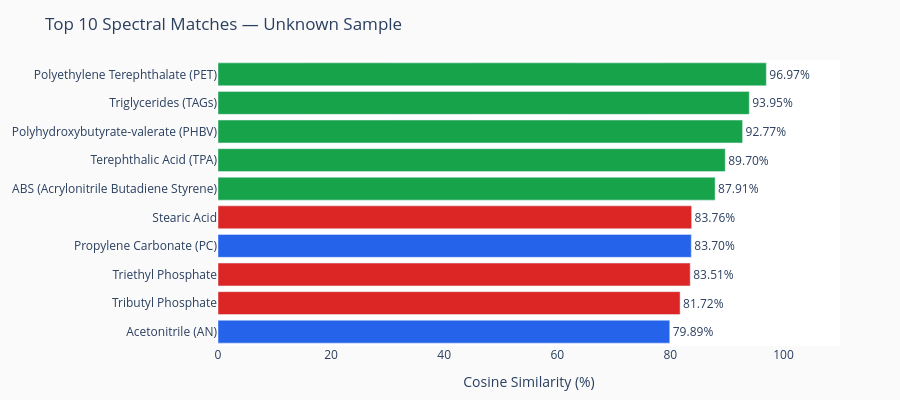

Notebook cell for this chart:
### Markdown cell above
## 6. 매칭 점수 바 차트

### Code cell
CAT_COLORS = {
    "Battery":             "#2563eb",
    "Steel Coating":       "#dc2626",
    "Engineering Plastic": "#16a34a",
    "Elastomers & Seals":  "#ea580c",
    "Ceramic / Inorganic": "#7c3aed",
}

fig_bar = go.Figure(go.Bar(
    x=best_per_material["match_pct"],
    y=best_per_material["material"],
    orientation="h",
    marker_color=[CAT_COLORS.get(c, "#888") for c in best_per_material["category_label"]],
    text=best_per_material["match_pct"].apply(lambda v: f"{v:.2f}%"),
    textposition="outside",
    hovertemplate=(
        "<b>%{y}</b><br>"
        "Match: %{x:.2f}%<br>"
        "<extra></extra>"
    ),
))

fig_bar.update_layout(
    title=f"Top {TOP_N} Spectral Matches — {SAMPLE_LABEL}",
    xaxis=dict(title="Cosine Similarity (%)", range=[0, 110]),
    yaxis=dict(autorange="reversed"),
    height=max(350, TOP_N * 40),
    plot_bgcolor="white", paper_bgcolor="#fafafa",
    margin=dict(l=200, r=60, t=60, b=50),
)
fig_bar.show()

### Figure 1 — Plotly figure (JSON) as saved in the notebook; plotly's stock layout.template omitted (floating-point values rounded to 4 significant figures)
{"data": [{"hovertemplate": "<b>%{y}</b><br>Match: %{x:.2f}%<br><extra></extra>", "marker": {"color": ["#16a34a", "#16a34a", "#16a34a", "#16a34a", "#16a34a", "#dc2626", "#2563eb", "#dc2626", "#dc2626", "#2563eb"]}, "orientation": "h", "text": ["96.97%", "93.95%", "92.77%", "89.70%", "87.91%", "83.76%", "83.70%", "83.51%", "81.72%", "79.89%"], "textposition": "outside", "type": "bar", "x": [96.97, 93.95, 92.77, 89.7, 87.91, 83.76, 83.7, 83.51, 81.72, 79.89], "y": ["Polyethylene Terephthalate (PET)", "Triglycerides (TAGs)", "Polyhydroxybutyrate-valerate (PHBV)", "Terephthalic Acid (TPA)", "ABS (Acrylonitrile Butadiene Styrene)", "Stearic Acid", "Propylene Carbonate (PC)", "Triethyl Phosphate", "Tributyl Phosphate", "Acetonitrile (AN)"]}], "layout": {"height": 400, "margin": {"b": 50, "l": 200, "r": 60, "t": 60}, "paper_bgcolor": "#fafafa", "plot_bgcolor": "white", "title": {"text": "Top 10 Spectral Matches — Unknown Sample"}, "xaxis": {"range": [0, 110], "title": {"text": "Cosine Similarity (%)"}}, "yaxis": {"autorange": "reversed"}}}
